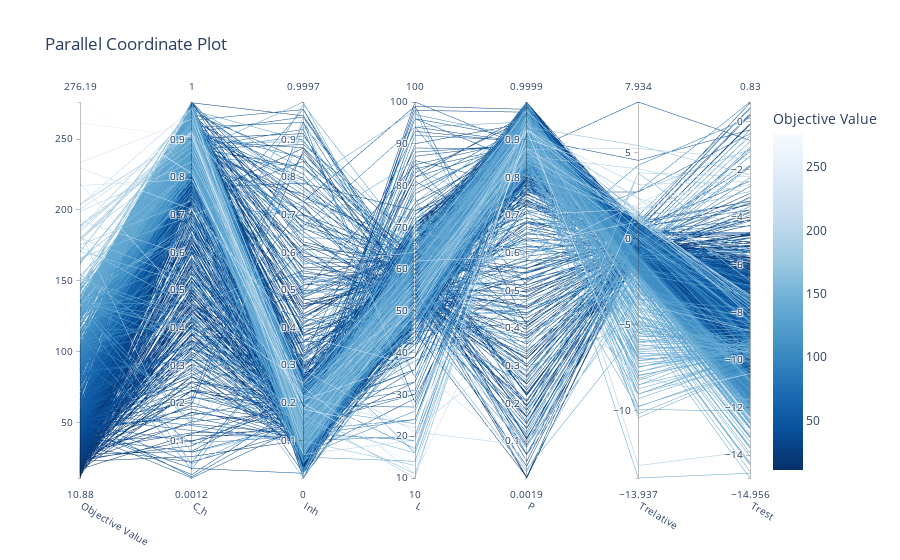

Notebook code for this chart:
### Code cell
vis.plot_parallel_coordinate(study)

### Figure 1 — Plotly figure (JSON) as saved in the notebook; plotly's stock layout.template omitted (floating-point values rounded to 4 significant figures; data arrays with more than 128 entries replaced by an {"elided": "..."} marker saying what was removed)
{"data": [{"dimensions": [{"label": "Objective Value", "range": [10.88, 276.2], "values": {"elided": "1931 float values"}}, {"label": "C_h", "range": [0.001213, 1.0], "values": {"elided": "1931 float values"}}, {"label": "Inh", "range": [5.629e-06, 0.9997], "values": {"elided": "1931 float values"}}, {"label": "L", "range": [10, 100], "values": {"elided": "1931 int values"}}, {"label": "P", "range": [0.001863, 0.9999], "values": {"elided": "1931 float values"}}, {"label": "Trelative", "range": [-13.94, 7.934], "values": {"elided": "1931 float values"}}, {"label": "Trest", "range": [-14.96, 0.8303], "values": {"elided": "1931 float values"}}], "labelangle": 30, "labelside": "bottom", "line": {"color": {"elided": "1931 float values"}, "colorbar": {"title": {"text": "Objective Value"}}, "colorscale": [[0, "rgb(247,251,255)"], [0.125, "rgb(222,235,247)"], [0.25, "rgb(198,219,239)"], [0.375, "rgb(158,202,225)"], [0.5, "rgb(107,174,214)"], [0.625, "rgb(66,146,198)"], [0.75, "rgb(33,113,181)"], [0.875, "rgb(8,81,156)"], [1, "rgb(8,48,107)"]], "reversescale": true, "showscale": true}, "type": "parcoords"}], "layout": {"title": {"text": "Parallel Coordinate Plot"}}}
